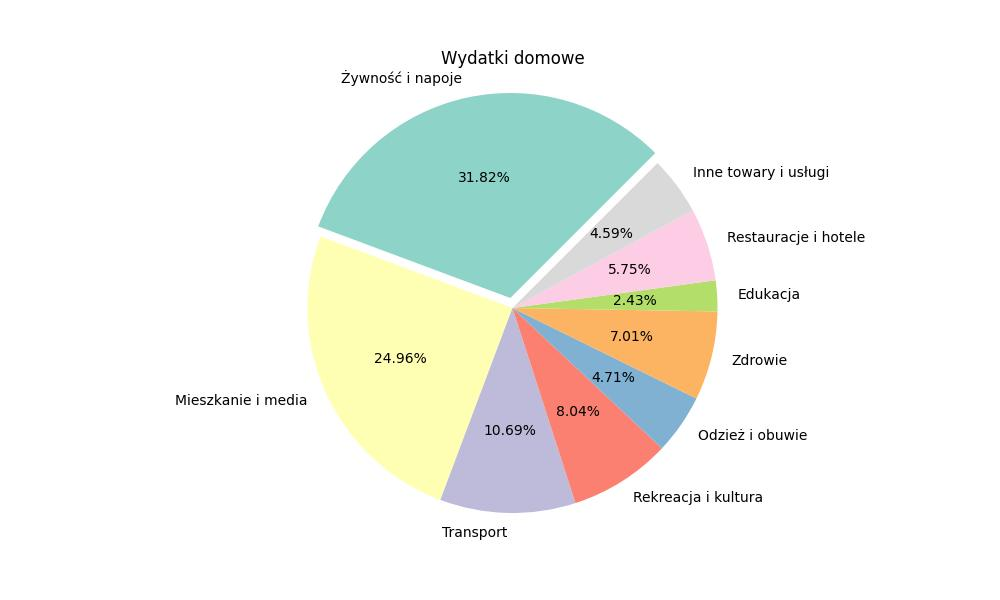

Generate this figure with Python:
import numpy as np
import pandas as pd
import matplotlib.pyplot as plt
from sqlite3 import connect


conn = connect('budzet_domowy.db')
data = pd.read_sql("SELECT * FROM wydatki", con=conn)

cmap = plt.colormaps['Set3']
kolory = [cmap(i) for i in range(9)]
e = [0.05, 0,0,0,0,0,0,0,0]

plt.figure(figsize=(10,6))
plt.pie(data["kwota_zl"], labels=data["kategoria"], colors=kolory, startangle=45,
        counterclock=True, explode=e, autopct="%1.2f%%")
plt.title("Wydatki domowe")
plt.axis("equal")
plt.savefig("zad2.jpg")
plt.show()